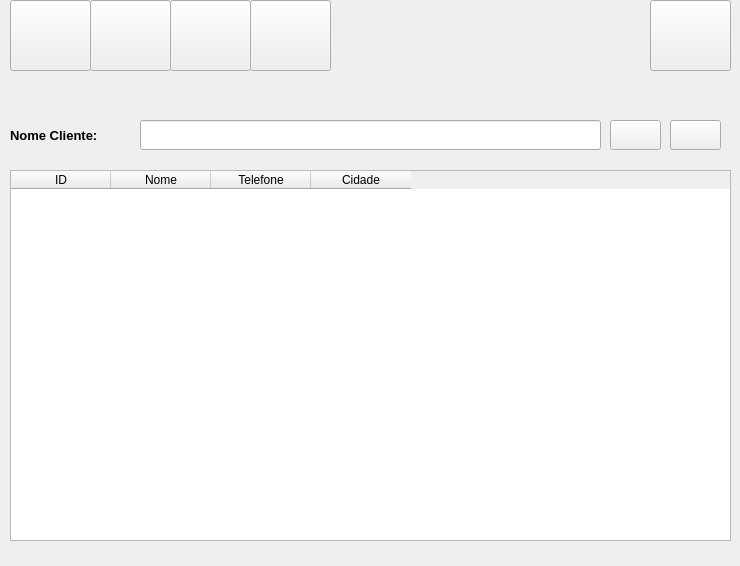
<?xml version="1.0" encoding="UTF-8"?>
<ui version="4.0">
 <class>Form</class>
 <widget class="QWidget" name="Form">
  <property name="geometry">
   <rect>
    <x>0</x>
    <y>0</y>
    <width>740</width>
    <height>566</height>
   </rect>
  </property>
  <property name="windowTitle">
   <string>Form</string>
  </property>
  <widget class="QPushButton" name="bt_cliente">
   <property name="geometry">
    <rect>
     <x>10</x>
     <y>0</y>
     <width>81</width>
     <height>71</height>
    </rect>
   </property>
   <property name="minimumSize">
    <size>
     <width>60</width>
     <height>30</height>
    </size>
   </property>
   <property name="cursor">
    <cursorShape>PointingHandCursor</cursorShape>
   </property>
   <property name="text">
    <string/>
   </property>
   <property name="icon">
    <iconset resource="icon.qrc">
     <normaloff>:/icons/icons/adicionar.png</normaloff>:/icons/icons/adicionar.png</iconset>
   </property>
   <property name="iconSize">
    <size>
     <width>60</width>
     <height>60</height>
    </size>
   </property>
  </widget>
  <widget class="QPushButton" name="bt_cliente_2">
   <property name="geometry">
    <rect>
     <x>90</x>
     <y>0</y>
     <width>81</width>
     <height>71</height>
    </rect>
   </property>
   <property name="minimumSize">
    <size>
     <width>60</width>
     <height>30</height>
    </size>
   </property>
   <property name="cursor">
    <cursorShape>PointingHandCursor</cursorShape>
   </property>
   <property name="text">
    <string/>
   </property>
   <property name="icon">
    <iconset resource="icon.qrc">
     <normaloff>:/icons/icons/alterar.png</normaloff>:/icons/icons/alterar.png</iconset>
   </property>
   <property name="iconSize">
    <size>
     <width>60</width>
     <height>60</height>
    </size>
   </property>
  </widget>
  <widget class="QPushButton" name="bt_cliente_3">
   <property name="geometry">
    <rect>
     <x>170</x>
     <y>0</y>
     <width>81</width>
     <height>71</height>
    </rect>
   </property>
   <property name="minimumSize">
    <size>
     <width>60</width>
     <height>30</height>
    </size>
   </property>
   <property name="cursor">
    <cursorShape>PointingHandCursor</cursorShape>
   </property>
   <property name="text">
    <string/>
   </property>
   <property name="icon">
    <iconset resource="icon.qrc">
     <normaloff>:/icons/icons/consultar.png</normaloff>:/icons/icons/consultar.png</iconset>
   </property>
   <property name="iconSize">
    <size>
     <width>60</width>
     <height>60</height>
    </size>
   </property>
  </widget>
  <widget class="QPushButton" name="bt_cliente_4">
   <property name="geometry">
    <rect>
     <x>250</x>
     <y>0</y>
     <width>81</width>
     <height>71</height>
    </rect>
   </property>
   <property name="minimumSize">
    <size>
     <width>60</width>
     <height>30</height>
    </size>
   </property>
   <property name="cursor">
    <cursorShape>PointingHandCursor</cursorShape>
   </property>
   <property name="text">
    <string/>
   </property>
   <property name="icon">
    <iconset resource="icon.qrc">
     <normaloff>:/icons/icons/excluir.png</normaloff>:/icons/icons/excluir.png</iconset>
   </property>
   <property name="iconSize">
    <size>
     <width>60</width>
     <height>60</height>
    </size>
   </property>
  </widget>
  <widget class="QPushButton" name="bt_cliente_5">
   <property name="geometry">
    <rect>
     <x>650</x>
     <y>0</y>
     <width>81</width>
     <height>71</height>
    </rect>
   </property>
   <property name="minimumSize">
    <size>
     <width>60</width>
     <height>30</height>
    </size>
   </property>
   <property name="cursor">
    <cursorShape>PointingHandCursor</cursorShape>
   </property>
   <property name="text">
    <string/>
   </property>
   <property name="icon">
    <iconset resource="icon.qrc">
     <normaloff>:/icons/icons/retornar.png</normaloff>:/icons/icons/retornar.png</iconset>
   </property>
   <property name="iconSize">
    <size>
     <width>60</width>
     <height>60</height>
    </size>
   </property>
  </widget>
  <widget class="QTableWidget" name="tableWidget">
   <property name="geometry">
    <rect>
     <x>10</x>
     <y>170</y>
     <width>721</width>
     <height>371</height>
    </rect>
   </property>
   <column>
    <property name="text">
     <string>ID</string>
    </property>
   </column>
   <column>
    <property name="text">
     <string>Nome</string>
    </property>
   </column>
   <column>
    <property name="text">
     <string>Telefone</string>
    </property>
   </column>
   <column>
    <property name="text">
     <string>Cidade</string>
    </property>
   </column>
  </widget>
  <widget class="QPushButton" name="pushButton">
   <property name="geometry">
    <rect>
     <x>610</x>
     <y>120</y>
     <width>51</width>
     <height>30</height>
    </rect>
   </property>
   <property name="minimumSize">
    <size>
     <width>0</width>
     <height>30</height>
    </size>
   </property>
   <property name="cursor">
    <cursorShape>PointingHandCursor</cursorShape>
   </property>
   <property name="text">
    <string/>
   </property>
   <property name="icon">
    <iconset resource="icon.qrc">
     <normaloff>:/icons/icons/pesquisar.png</normaloff>:/icons/icons/pesquisar.png</iconset>
   </property>
   <property name="iconSize">
    <size>
     <width>30</width>
     <height>30</height>
    </size>
   </property>
  </widget>
  <widget class="QLabel" name="label">
   <property name="geometry">
    <rect>
     <x>10</x>
     <y>120</y>
     <width>121</width>
     <height>30</height>
    </rect>
   </property>
   <property name="minimumSize">
    <size>
     <width>0</width>
     <height>30</height>
    </size>
   </property>
   <property name="font">
    <font>
     <pointsize>10</pointsize>
     <weight>75</weight>
     <bold>true</bold>
    </font>
   </property>
   <property name="text">
    <string>Nome Cliente:</string>
   </property>
  </widget>
  <widget class="QLineEdit" name="lineEdit">
   <property name="geometry">
    <rect>
     <x>140</x>
     <y>120</y>
     <width>461</width>
     <height>30</height>
    </rect>
   </property>
   <property name="minimumSize">
    <size>
     <width>0</width>
     <height>30</height>
    </size>
   </property>
   <property name="cursor">
    <cursorShape>PointingHandCursor</cursorShape>
   </property>
  </widget>
  <widget class="QPushButton" name="pushButton_2">
   <property name="geometry">
    <rect>
     <x>670</x>
     <y>120</y>
     <width>51</width>
     <height>30</height>
    </rect>
   </property>
   <property name="minimumSize">
    <size>
     <width>0</width>
     <height>30</height>
    </size>
   </property>
   <property name="cursor">
    <cursorShape>PointingHandCursor</cursorShape>
   </property>
   <property name="text">
    <string/>
   </property>
   <property name="icon">
    <iconset resource="icon.qrc">
     <normaloff>:/icons/icons/filtro.png</normaloff>:/icons/icons/filtro.png</iconset>
   </property>
   <property name="iconSize">
    <size>
     <width>30</width>
     <height>30</height>
    </size>
   </property>
  </widget>
 </widget>
 <resources>
  <include location="icon.qrc"/>
 </resources>
 <connections/>
</ui>
